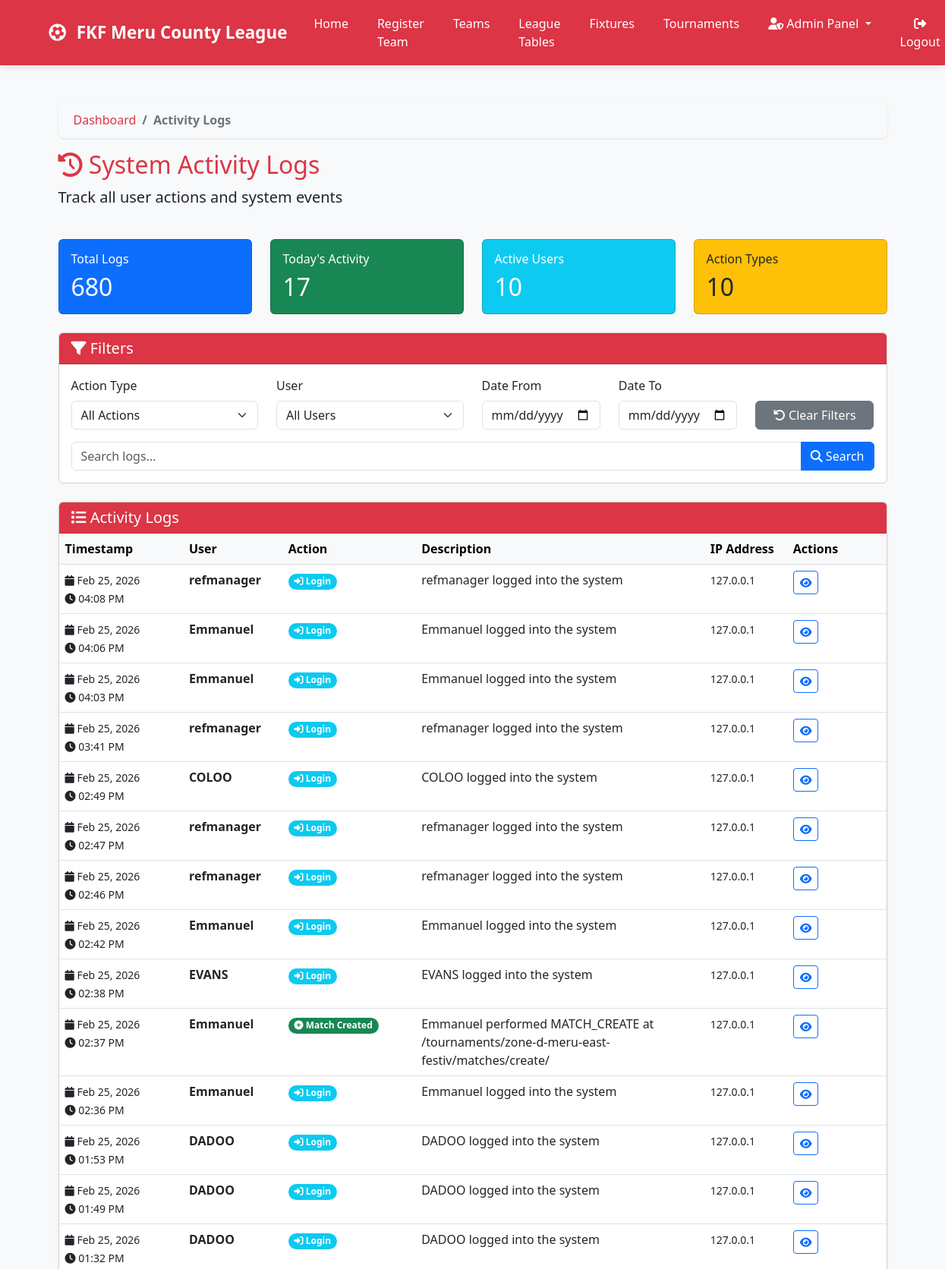
The app's page /admin-dashboard/activity-logs/ (signed in, upper part) with its own data.
### admin_dashboard/models.py (models this page shows, shortened)
class ActivityLog(models.Model):
    ACTION_CHOICES = [
        ('LOGIN', 'Login'),
        ('LOGOUT', 'Logout'),
        ('PASSWORD_CHANGE', 'Password Change'),
        ('TEAM_CREATE', 'Team Created'),
        ('TEAM_UPDATE', 'Team Updated'),
        ('TEAM_DELETE', 'Team Deleted'),
        ('TEAM_APPROVE', 'Team Approved'),
        ('TEAM_REJECT', 'Team Rejected'),
        ('TEAM_SUSPEND', 'Team Suspended'),
        ('PLAYER_CREATE', 'Player Created'),
        ('PLAYER_UPDATE', 'Player Updated'),
        ('PLAYER_DELETE', 'Player Deleted'),
        ('PLAYER_TRANSFER', 'Player Transfer'),
        ('MATCH_CREATE', 'Match Created'),
        ('MATCH_UPDATE', 'Match Updated'),
        ('MATCH_DELETE', 'Match Deleted'),
        ('MATCH_RESCHEDULE', 'Match Rescheduled'),
        ('MATCH_REPORT', 'Match Report Submitted'),
        ('MATCH_REPORT_APPROVE', 'Match Report Approved'),
        ('FIXTURE_GENERATE', 'Fixtures Generated'),
        ('FIXTURE_REGENERATE', 'Fixtures Regenerated'),
        ('ZONE_ASSIGN', 'Zone Assigned'),
        ('ZONE_UPDATE', 'Zone Updated'),
        ('PAYMENT_RECEIVED', 'Payment Received'),
        ('PAYMENT_VERIFIED', 'Payment Verified'),
        ('SUSPENSION_CREATE', 'Suspension Created'),
        ('SUSPENSION_LIFT', 'Suspension Lifted'),
        ('MATCHDAY_SQUAD_SUBMIT', 'Matchday Squad Submitted'),
        ('SQUAD_APPROVE', 'Squad Approved'),
        ('SQUAD_REJECT', 'Squad Rejected'),
        ('REFEREE_REGISTER', 'Referee Registered'),
        ('REFEREE_APPROVE', 'Referee Approved'),
        ('REFEREE_ACTION', 'Referee Action'),
        ('USER_CREATE', 'User Created'),
        ('USER_UPDATE', 'User Updated'),
        ('USER_DELETE', 'User Deleted'),
        ('USER_ROLE_CHANGE', 'User Role Changed'),
        ('CONFIG_CHANGE', 'Configuration Changed'),
        ('REGISTRATION_TOGGLE', 'Registration Window Toggled'),
        ('ADMIN_ACTION', 'Admin Action'),
        ('PAYMENT_ACTION', 'Payment Action'),
        ('OTHER', 'Other Action'),
    ]
    user = models.ForeignKey(
        settings.AUTH_USER_MODEL,
        on_delete=models.SET_NULL,
        null=True,
        related_name='activity_logs'
    )
    action = models.CharField(max_length=50, choices=ACTION_CHOICES)
    description = models.TextField()
    timestamp = models.DateTimeField(default=timezone.now, db_index=True)
    content_type = models.ForeignKey(ContentType, on_delete=models.SET_NULL, null=True, blank=True)
    object_id = models.PositiveIntegerField(null=True, blank=True)
    content_object = GenericForeignKey('content_type', 'object_id')
    object_repr = models.CharField(max_length=200, blank=True)  # String representation
    ip_address = models.GenericIPAddressField(null=True, blank=True)
    user_agent = models.CharField(max_length=500, blank=True)
    extra_data = models.JSONField(default=dict, blank=True)
    changes_json = models.TextField(blank=True, default='{}', help_text="JSON representation of changes")
    previous_state = models.JSONField(null=True, blank=True, help_text="State before action for undo")
    new_state = models.JSONField(null=True, blank=True, help_text="State after action")
    can_undo = models.BooleanField(default=False, help_text="Whether this action can be undone")
    is_undone = models.BooleanField(default=False, help_text="Whether this action has been undone")
    undone_at = models.DateTimeField(null=True, blank=True)
    undone_by = models.ForeignKey(
        settings.AUTH_USER_MODEL,
        on_delete=models.SET_NULL,
        null=True,
        blank=True,
        related_name='undone_actions'
    )
    undo_reason = models.TextField(blank=True)
    class Meta:
        ordering = ['-timestamp']
        indexes = [
            models.Index(fields=['-timestamp']),
            models.Index(fields=['user', '-timestamp']),
            models.Index(fields=['action', '-timestamp']),
        ]
        verbose_name = 'Activity Log'
        verbose_name_plural = 'Activity Logs'
    @property
    def action_class(self):
        critical_actions = ['DELETE', 'SUSPEND', 'REJECT', 'REGENERATE']
        warning_actions = ['UPDATE', 'RESCHEDULE', 'TRANSFER']
        success_actions = ['CREATE', 'APPROVE', 'GENERATE']
        action_upper = self.action.upper()
        if any(word in action_upper for word in critical_actions):
            return 'danger'
        elif any(word in action_upper for word in warning_actions):
            return 'warning'
        elif any(word in action_upper for word in success_actions):
            return 'success'
        elif 'LOGIN' in action_upper or 'LOGOUT' in action_upper:
            return 'info'
        else:
            return 'secondary'
    @property
    def action_icon(self):
        icon_map = {
            'LOGIN': 'sign-in-alt',
            'LOGOUT': 'sign-out-alt',
            'CREATE': 'plus-circle',
            'UPDATE': 'edit',
            'DELETE': 'trash',
            'APPROVE': 'check-circle',
            'REJECT': 'times-circle',
            'SUSPEND': 'ban',
            'TRANSFER': 'exchange-alt',
            'GENERATE': 'random',
            'PAYMENT': 'money-bill',
        }
        for key, icon in icon_map.items():
            if key in self.action.upper():
                return icon
        return 'info-circle'
    def can_be_undone(self):
        if self.is_undone:
            return False
        if not self.can_undo:
            return False
        days_old = (timezone.now() - self.timestamp).days
        if days_old > 7:
            return False
        return True

### admin_dashboard/activity_views.py (the view, shortened to what this page needs)
# urls.py: path('activity-logs/', activity_views.activity_logs, name='activity_logs'),
@staff_member_required
def activity_logs(request):
    action_filter = request.GET.get('action', '')
    user_filter = request.GET.get('user', '')
    date_from = request.GET.get('date_from', '')
    date_to = request.GET.get('date_to', '')
    search_query = request.GET.get('search', '')
    logs = ActivityLog.objects.select_related('user', 'content_type').all()
    if action_filter:
        logs = logs.filter(action=action_filter)
    if user_filter:
        logs = logs.filter(user_id=user_filter)
    if date_from:
        try:
            date_from_obj = datetime.strptime(date_from, '%Y-%m-%d')
            logs = logs.filter(timestamp__gte=date_from_obj)
        except ValueError:
            pass
    if search_query:
        logs = logs.filter(
            Q(description__icontains=search_query) |
            Q(object_repr__icontains=search_query) |
            Q(user__username__icontains=search_query)
        )
    total_logs = logs.count()
    today_logs = logs.filter(timestamp__date=timezone.now().date()).count()
    action_stats = logs.values('action').annotate(
        count=Count('action')
    ).order_by('-count')[:10]
    user_stats = logs.values('user__username', 'user__id').annotate(
        count=Count('user')
    ).order_by('-count')[:10]
    paginator = Paginator(logs, 50)  # Show 50 logs per page
    page_number = request.GET.get('page', 1)
    page_obj = paginator.get_page(page_number)
    all_actions = ActivityLog.objects.values_list('action', flat=True).distinct()
    all_users = User.objects.filter(activity_logs__isnull=False).distinct()
    context = {
        'page_obj': page_obj,
        'total_logs': total_logs,
        'today_logs': today_logs,
        'action_stats': action_stats,
        'user_stats': user_stats,
        'all_actions': all_actions,
        'all_users': all_users,
        'action_filter': action_filter,
        'user_filter': user_filter,
        'date_from': date_from,
        'date_to': date_to,
        'search_query': search_query,
    }
    return render(request, 'admin_dashboard/activity_logs.html', context)

### templates/admin_dashboard/activity_logs.html (shortened to what this page needs)
{% extends 'base.html' %}
{% load static %}
{% block content %}
<div class="container-fluid mt-4">
    <div class="row mb-4">
        <div class="col-12">
            <nav aria-label="breadcrumb">
                <ol class="breadcrumb">
                    <li class="breadcrumb-item"><a href="{% url 'teams:dashboard' %}">Dashboard</a></li>
                    <li class="breadcrumb-item active">Activity Logs</li>
                </ol>
            </nav>
            <h2 class="text-danger">
                <i class="fas fa-history"></i> System Activity Logs
            </h2>
            <p class="lead">Track all user actions and system events</p>
        </div>
    </div>
    <div class="row mb-4">
        <div class="col-md-3">
            <div class="card bg-primary text-white">
                <div class="card-body">
                    <h6 class="card-title">Total Logs</h6>
                    <h2 class="mb-0">{{ total_logs|default:0 }}</h2>
                </div>
            </div>
        </div>
        <div class="col-md-3">
            <div class="card bg-success text-white">
                <div class="card-body">
                    <h6 class="card-title">Today's Activity</h6>
                    <h2 class="mb-0">{{ today_logs|default:0 }}</h2>
                </div>
            </div>
        </div>
        <div class="col-md-3">
            <div class="card bg-info text-white">
                <div class="card-body">
                    <h6 class="card-title">Active Users</h6>
                    <h2 class="mb-0">{{ user_stats|length }}</h2>
                </div>
            </div>
        </div>
        <div class="col-md-3">
            <div class="card bg-warning text-dark">
                <div class="card-body">
                    <h6 class="card-title">Action Types</h6>
                    <h2 class="mb-0">{{ action_stats|length }}</h2>
                </div>
            </div>
        </div>
    </div>
    <div class="row mb-4">
        <div class="col-12">
            <div class="card">
                <div class="card-header bg-danger text-white">
                    <h5 class="mb-0"><i class="fas fa-filter"></i> Filters</h5>
                </div>
                <div class="card-body">
                    <form method="get" id="filterForm">
                        <div class="row">
                            <div class="col-md-3 mb-2">
                                <label class="form-label">Action Type</label>
                                <select name="action" class="form-select" onchange="document.getElementById('filterForm').submit();">
                                    <option value="">All Actions</option>
                                </select>
                            </div>
                            <div class="col-md-3 mb-2">
                                <label class="form-label">User</label>
                                <select name="user" class="form-select" onchange="document.getElementById('filterForm').submit();">
                                    <option value="">All Users</option>
                                </select>
                            </div>
                            <div class="col-md-2 mb-2">
                                <label class="form-label">Date From</label>
                                <input type="date" name="date_from" class="form-control" value="{{ date_from }}" onchange="document.getElementById('filterForm').submit();">
                            </div>
                            <div class="col-md-2 mb-2">
                                <label class="form-label">Date To</label>
                                <input type="date" name="date_to" class="form-control" value="{{ date_to }}" onchange="document.getElementById('filterForm').submit();">
                            </div>
                            <div class="col-md-2 mb-2">
                                <label class="form-label">&nbsp;</label>
                                <a href="{% url 'admin_dashboard:activity_logs' %}" class="btn btn-secondary w-100">
                                    <i class="fas fa-undo"></i> Clear Filters
                                </a>
                            </div>
                        </div>
                        <div class="row mt-2">
                            <div class="col-md-12">
                                <div class="input-group">
                                    <input type="text" name="search" class="form-control" placeholder="Search logs..." value="{{ search_query }}">
                                    <button class="btn btn-primary" type="submit">
                                        <i class="fas fa-search"></i> Search
                                    </button>
                                </div>
                            </div>
                        </div>
                    </form>
                </div>
            </div>
        </div>
    </div>
    <div class="row">
        <div class="col-12">
            <div class="card shadow-sm">
                <div class="card-header bg-danger text-white">
                    <h5 class="mb-0"><i class="fas fa-list"></i> Activity Logs</h5>
                </div>
                <div class="card-body p-0">
                    {% if page_obj %}
                    <div class="table-responsive">
                        <table class="table table-hover mb-0">
                            <thead class="table-light">
                                <tr>
                                    <th width="15%">Timestamp</th>
                                    <th width="12%">User</th>
                                    <th width="12%">Action</th>
                                    <th>Description</th>
                                    <th width="10%">IP Address</th>
                                    <th width="12%">Actions</th>
                                </tr>
                            </thead>
                            <tbody>
                                {% for log in page_obj %}
                                <tr{% if log.is_undone %} class="table-secondary"{% endif %}>
                                    <td>
                                        <small>
                                            <i class="fas fa-calendar"></i> {{ log.timestamp|date:"M d, Y" }}<br>
                                            <i class="fas fa-clock"></i> {{ log.timestamp|time:"h:i A" }}
                                        </small>
                                    </td>
                                    <td>
                                        {% if log.user %}
                                        <strong>{{ log.user.username }}</strong>
                                        {% else %}
                                        <span class="text-muted">System</span>
                                        {% endif %}
                                    </td>
                                    <td>
                                        <span class="badge bg-{{ log.action_class }} rounded-pill">
                                            <i class="fas fa-{{ log.action_icon }}"></i> {{ log.get_action_display }}
                                        </span>
                                    </td>
                                    <td>
                                        {{ log.description|truncatechars:100 }}
                                    </td>
                                    <td><small>{{ log.ip_address|default:"-" }}</small></td>
                                    <td>
                                        <a href="{% url 'admin_dashboard:activity_log_detail' log.id %}" class="btn btn-sm btn-outline-primary" title="View Details">
                                            <i class="fas fa-eye"></i>
                                        </a>
                                    </td>
                                </tr>
                                {% endfor %}
                            </tbody>
                        </table>
                    </div>
                    {% else %}
                    <div class="p-4 text-center">
                        <i class="fas fa-inbox fa-3x text-muted mb-3"></i>
                        <p class="text-muted">No activity logs found</p>
                    </div>
                    {% endif %}
                </div>
            </div>
        </div>
    </div>
</div>
{% endblock %}

### records on screen
ActivityLog: timestamp "Feb 25, 2026", timestamp "04:08 PM", user.username "refmanager", action "Login", description "refmanager logged into the system", ip_address "127.0.0.1"
ActivityLog: timestamp "Feb 25, 2026", timestamp "04:06 PM", user.username "Emmanuel", action "Login", description "Emmanuel logged into the system", ip_address "127.0.0.1"
ActivityLog: timestamp "Feb 25, 2026", timestamp "04:03 PM", user.username "Emmanuel", action "Login", description "Emmanuel logged into the system", ip_address "127.0.0.1"
ActivityLog: timestamp "Feb 25, 2026", timestamp "03:41 PM", user.username "refmanager", action "Login", description "refmanager logged into the system", ip_address "127.0.0.1"
ActivityLog: timestamp "Feb 25, 2026", timestamp "02:49 PM", user.username "COLOO", action "Login", description "COLOO logged into the system", ip_address "127.0.0.1"
ActivityLog: timestamp "Feb 25, 2026", timestamp "02:47 PM", user.username "refmanager", action "Login", description "refmanager logged into the system", ip_address "127.0.0.1"
ActivityLog: timestamp "Feb 25, 2026", timestamp "02:46 PM", user.username "refmanager", action "Login", description "refmanager logged into the system", ip_address "127.0.0.1"
ActivityLog: timestamp "Feb 25, 2026", timestamp "02:42 PM", user.username "Emmanuel", action "Login", description "Emmanuel logged into the system", ip_address "127.0.0.1"
ActivityLog: timestamp "Feb 25, 2026", timestamp "02:38 PM", user.username "EVANS", action "Login", description "EVANS logged into the system", ip_address "127.0.0.1"
ActivityLog: timestamp "Feb 25, 2026", timestamp "02:37 PM", user.username "Emmanuel", action "Match Created", description "Emmanuel performed MATCH_CREATE at /tournaments/zone-d-meru-east-festiv/matches/create/", ip_address "127.0.0.1"
ActivityLog: timestamp "Feb 25, 2026", timestamp "02:36 PM", user.username "Emmanuel", action "Login", description "Emmanuel logged into the system", ip_address "127.0.0.1"
ActivityLog: timestamp "Feb 25, 2026", timestamp "01:53 PM", user.username "DADOO", action "Login", description "DADOO logged into the system", ip_address "127.0.0.1"
ActivityLog: timestamp "Feb 25, 2026", timestamp "01:49 PM", user.username "DADOO", action "Login", description "DADOO logged into the system", ip_address "127.0.0.1"
ActivityLog: timestamp "Feb 25, 2026", timestamp "01:32 PM", user.username "DADOO", action "Login", description "DADOO logged into the system", ip_address "127.0.0.1"

### other values on screen
{{ total_logs|default:0 }} "680"
{{ today_logs|default:0 }} "17"
{{ user_stats|length }} "10"
{{ action_stats|length }} "10"
